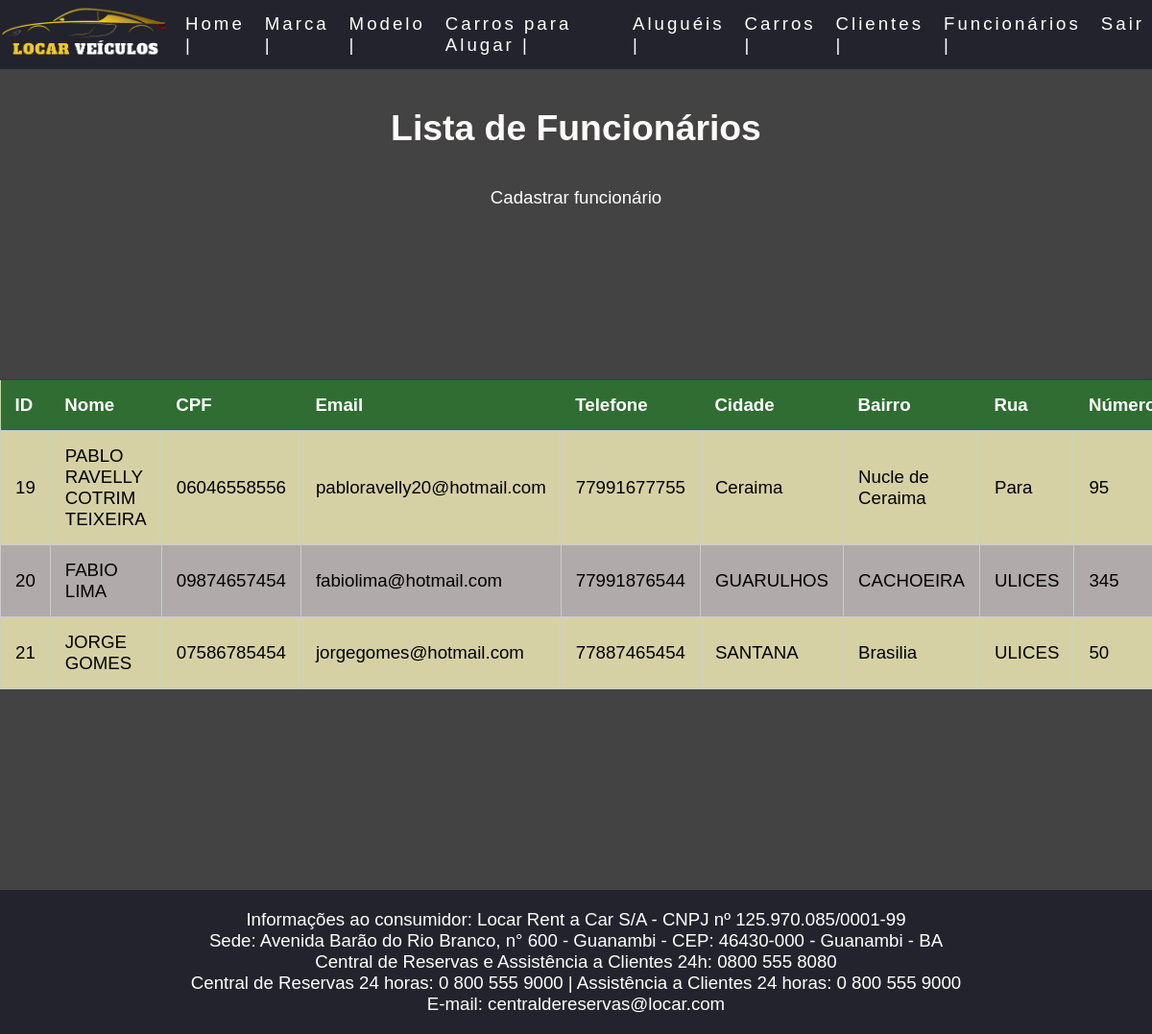
The app's page /aluguel/funcionario/listarFuncionario.php (signed in) with its own data.
### tables this page shows
CREATE TABLE `usuario` (
  `id_usuario` int(4) NOT NULL,
  `nome` varchar(60) DEFAULT NULL,
  `email` varchar(45) DEFAULT NULL,
  `senha` varchar(45) DEFAULT NULL,
  `cpf` varchar(45) DEFAULT NULL,
  `cidade` varchar(45) DEFAULT NULL,
  `bairro` varchar(45) DEFAULT NULL,
  `rua` varchar(45) DEFAULT NULL,
  `numero` varchar(20) DEFAULT NULL,
  `telefone` varchar(45) DEFAULT NULL
);

### aluguel/funcionario/Usuario.php (called while the page is built, shortened)
<?php
 class Usuario extends CrudUsuario {
    protected $tabela = 'usuario';
    public function findAll() {
        $sql = "SELECT * FROM $this->tabela";
        $stm = DB::prepare($sql);
        $stm->execute();
        return $stm->fetchAll();
    }
 }

### aluguel/conexao.php (called while the page is built, shortened)
<?php
class DB {
    private static $instance;
    public static function getInstance() {
        if (!isset(self::$instance)) {
            try {
                self::$instance = new PDO('mysql:host=' . HOST . '; dbname=' . BASE, USER, PASS);
                self::$instance->setAttribute(PDO::ATTR_ERRMODE, PDO::ERRMODE_EXCEPTION);
                self::$instance->setAttribute(PDO::ATTR_DEFAULT_FETCH_MODE, PDO::FETCH_OBJ);
            } catch (PDOException $e) {
                echo $e->getMessage();
            }
        }
        return self::$instance;
    }
    public static function prepare($sql) {
        return self::getInstance()->prepare($sql);
    }
}
?>

### aluguel/funcionario/listarFuncionario.php (the view, shortened to what this page needs)
<?php
require_once 'Usuario.php';
?>
<!DOCTYPE HTML>
<html lang="pt-BR">
<head>
        <link rel="stylesheet" href="../estilo.css">
</head>
<body>
<header >
        <nav>
        <div><img src="../imagens/logo.png" alt="" width="180px"></div>
        <ul class="nav-list">
        <li><a href="../home.php">Home |</a></li>
        <li><a href="../marca/listarMarca.php">Marca |</a></li>
        <li><a href="../modelo/listarModelo.php">Modelo |</a></li>
        <li><a href="../veiculo/listaVeiculoDisponiveis.php">Carros para Alugar |</a></li>
        <li><a href="../alugar/listarAluguelDisponivel.php">Aluguéis |</a></li>
          <li><a href="../veiculo/listarVeiculo.php">Carros |</a></li>
          <li><a href="../cliente/listarCliente.php">Clientes |</a></li>
          <li><a href="../funcionario/listarFuncionario.php">Funcionários |</a></li>
          <li><a href="../../index.php">Sair </a></li>
        </ul>
      </nav>
          </header>
          <div class="tituloCliente">
          <h1 class>Lista de Funcionários<h1>
            </div>
            <div class="menuInferior">
            <ul>
        <li><a href="../funcionario/cadastro-funcionario.php">Cadastrar funcionário</a></li>
        </ul>
</div>
            <main class="mainn3">
          <div id="teste">
    <table class="tabela">
                <thead>
                    <tr class="active">
                        <th>ID</th>
                        <th>Nome</th>
                        <th>CPF</th>
                        <th>Email</th>
                        <th>Telefone</th>
                        <th>Cidade</th>
                        <th>Bairro</th>
                        <th>Rua</th>
                        <th>Número</th>
                    </tr>
                </thead>
                <tbody>
                    <?php
                    $Usuario=New Usuario();
                    foreach ($Usuario->findAll() as $key => $value) { ?>
                    <tr>
                        <td> <?php echo $value->id_usuario;?> </td>
                        <td> <?php echo $value->nome;?> </td>
                        <td> <?php echo $value->cpf;?> </td>
                        <td> <?php echo $value->email;?> </td>
                        <td> <?php echo $value->telefone;?> </td>
                        <td> <?php echo $value->cidade;?> </td>
                        <td> <?php echo $value->bairro;?> </td>
                        <td> <?php echo $value->rua;?> </td>
                        <td> <?php echo $value->numero;?> </td>
                         </tr>
                    <?php } ?>
                    </tbody>
                    </table>
                    </main>
                    <footer class="">
                        <p>Informações ao consumidor: Locar Rent a Car S/A - CNPJ nº 125.970.085/0001-99</p>
                            <p>Sede: Avenida Barão do Rio Branco, n° 600 - Guanambi - CEP: 46430-000 - Guanambi - BA</p>
                            <p>Central de Reservas e Assistência a Clientes 24h: 0800 555 8080</p>
                        <p> Central de Reservas 24 horas: 0 800 555 9000 | Assistência a Clientes 24 horas: 0 800 555 9000</p>
                        <p> E-mail: centraldereservas@locar.com</p>
                    </footer>
</body>
</html>

### aluguel/estilo.css (style rules this page uses)
* { margin: 0; padding: 0; font-size: 14pt; font-family: 'Arial', sans-serif; }
html, body { width: 100%; height: 100%; }
body { background-color: #444343; width: 100%; height: 100%; }
.tabela thead { background-color: #2f6d32; }
.tabela thead tr th { text-align: left; color: #ffffff; border: #2b692e; }
.tabela tbody tr:nth-child(even) { background-color: #b1aaaa; }
.tabela { display: block; background-color: #d6d1a5; box-shadow: 0px 0px 3px rgba(0,0,0,0.3); border-collapse: collapse; max-height: 600px; overflow-x: auto; margin-top: 20px; }
div#teste { overflow-x: auto; }
.tabela th, .tabela td { padding: 15px; border: 1px solid #cccccc; max-width: 300px; }
a { color: #fff; text-decoration: none; transition: 0.3s; }
nav { display: flex; justify-content: space-around; align-items: center; font-family: system-ui, -apple-system, Helvetica, Arial, sans-serif; background: #23232e; height: 9vh; }
.nav-list { list-style: none; display: flex; }
.nav-list li { letter-spacing: 3px; margin-left: 5px; }
footer { text-align: center; background-color: #23232e; color: #ffffff; padding: 20px; margin-top: 30px; }
main { height: 800px; display: flex; justify-content: center; align-items: center; margin-top: -20px; }
.mainn3 { height: 700px; }
.tituloCliente h1 { color: #fffbfb; margin-top: 40px; text-align: center; font-size: 2em; }
.menuInferior { text-align: center; }
.menuInferior li { padding: 8px; bleed: none; display: inline; color: #fff; }
li { padding: 8px; bleed: none; display: inline; color: #fff; }

### records on screen
usuario: id_usuario "19", nome "PABLO RAVELLY COTRIM TEIXEIRA", cpf "06046558556", email "pabloravelly20@hotmail.com", telefone "77991677755", cidade "Ceraima", bairro "Nucle de Ceraima", rua "Para", numero "95"
usuario: id_usuario "20", nome "FABIO LIMA", cpf "09874657454", email "fabiolima@hotmail.com", telefone "77991876544", cidade "GUARULHOS", bairro "CACHOEIRA", rua "ULICES", numero "345"
usuario: id_usuario "21", nome "JORGE GOMES", cpf "07586785454", email "jorgegomes@hotmail.com", telefone "77887465454", cidade "SANTANA", bairro "Brasilia", rua "ULICES", numero "50"
